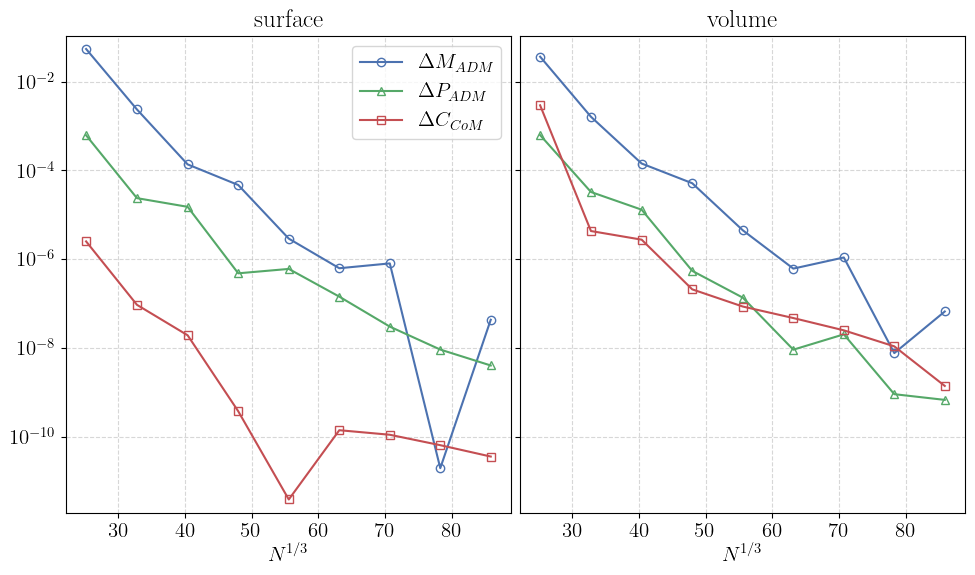

This chart was generated by the following Python code:
# type: ignore
import numpy as np
import matplotlib.pyplot as plt
from cycler import cycler
import h5py
import os

colors = [
  '#4c72b0', '#55a868', '#c44e52', '#8172b3', '#937860', '#da8bc3', '#8c8c8c',
  '#ccb974', '#64b5cd'
]
markers = ['o', '^', 's', 'v', 'D', '<', '>', '*', '+']
plt.rcParams.update({
	'text.usetex' : True,
	'font.family' : 'serif',
	'font.serif' : ['Computer Modern Serif'],
	'font.size': 15,
	'axes.prop_cycle': cycler('color', colors) +
                     cycler('marker', markers) +
										 cycler('markerfacecolor', ['none'] * len(colors))
})

L_values = [0]
P_values = [2, 3, 4, 5, 6, 7, 8, 9, 10, 12]

def get_data(dir):
  print(dir)

  N = []
  adm_masses = []
  adm_momenta = []
  centers_of_mass = []

  for L in L_values:
    for P in P_values:
      subdir = f'L{L}P{P:02}'

      try:
        adm_integrals = np.loadtxt(f'{dir}/{subdir}/BbhReductions/AdmIntegrals.dat', comments='#')

        number_of_points = adm_integrals[0]

        adm_mass = adm_integrals[1]

        adm_linear_momentum_x = adm_integrals[2]
        adm_linear_momentum_y = adm_integrals[3]
        adm_linear_momentum_z = adm_integrals[4]
        adm_linear_momentum = np.sqrt(adm_linear_momentum_x**2 + adm_linear_momentum_y**2 + adm_linear_momentum_z**2)

        center_of_mass_x = adm_integrals[5]
        center_of_mass_y = adm_integrals[6]
        center_of_mass_z = adm_integrals[7]
        center_of_mass = np.sqrt(center_of_mass_x**2 + center_of_mass_y**2 + center_of_mass_z**2)

        N.append(number_of_points)
        adm_masses.append(adm_mass)
        adm_momenta.append(adm_linear_momentum)
        centers_of_mass.append(center_of_mass)

      except Exception as e:
        print(f'\tSkipped {subdir} due to error: {e}')

  N = np.array(N)
  adm_masses = np.array(adm_masses)
  adm_momenta = np.array(adm_momenta)
  centers_of_mass = np.array(centers_of_mass)

  sort_indices = np.argsort(N)
  N = N[sort_indices]
  adm_masses = adm_masses[sort_indices]
  adm_momenta = adm_momenta[sort_indices]
  centers_of_mass = centers_of_mass[sort_indices]

  N3rt = N**(1./3.)

  N3rt = N3rt[:-1]
  D_adm_masses = np.abs(adm_masses - adm_masses[-1])[:-1]
  D_adm_momenta = np.abs(adm_momenta - adm_momenta[-1])[:-1]
  D_centers_of_mass = np.abs(centers_of_mass - centers_of_mass[-1])[:-1]

  return {
    'N3rt': N3rt,
    'D_adm_masses': D_adm_masses,
    'D_adm_momenta': D_adm_momenta,
    'D_centers_of_mass': D_centers_of_mass,
  }

fig, axes = plt.subplots(1, 2, squeeze=True)
col = 0

data_min = np.Infinity
data_max = -np.Infinity

def plot(title, data):
  global col, data_min, data_max
  ax = axes[col]
  col += 1

  ax.set_title(title)

  ax.plot(data['N3rt'], data['D_adm_masses'], label=r'$\Delta M_{ADM}$')
  ax.plot(data['N3rt'], data['D_adm_momenta'], label=r'$\Delta P_{ADM}$')
  ax.plot(data['N3rt'], data['D_centers_of_mass'], label=r'$\Delta C_{CoM}$')

  for values in [data['D_adm_masses'], data['D_adm_momenta'], data['D_centers_of_mass']]:
    data_min = min(data_min, np.min(values))
    data_max = max(data_max, np.max(values))

plot(
  'surface',
  get_data('./data/resolution_convergence/q3-surface')
)
plot(
  'volume',
  get_data('./data/resolution_convergence/q3-volume')
)

for ax in axes:
  ax.set_xlabel(r'$N^{1/3}$')

  ax.set_xscale('linear')
  ax.set_yscale('log')

  ax.set_ylim(data_min/2., data_max*2.)

  ax.grid('on', linestyle='--', alpha=0.5)

# Remove y tick labels
for ax in axes[1:]:
  ax.set_yticklabels([])

# Add legend to one axis
axes[0].legend()

fig.set_size_inches(10,6)
plt.tight_layout()
plt.subplots_adjust(wspace=0.02)

fig.savefig(f'resolution_convergence.png', format='png', bbox_inches='tight')

plt.show()
